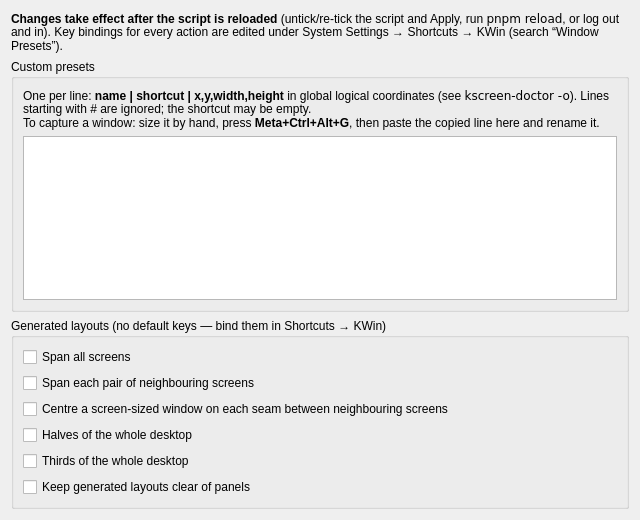
<?xml version="1.0" encoding="UTF-8"?>
<ui version="4.0">
 <class>WindowPresetsConfig</class>
 <widget class="QWidget" name="WindowPresetsConfig">
  <property name="geometry">
   <rect><x>0</x><y>0</y><width>640</width><height>520</height></rect>
  </property>
  <layout class="QVBoxLayout" name="verticalLayout">
   <item>
    <widget class="QLabel" name="helpLabel">
     <property name="text">
      <string>&lt;b&gt;Changes take effect after the script is reloaded&lt;/b&gt; (untick/re-tick the script and Apply, run &lt;tt&gt;pnpm reload&lt;/tt&gt;, or log out and in). Key bindings for every action are edited under System Settings → Shortcuts → KWin (search “Window Presets”).</string>
     </property>
     <property name="wordWrap"><bool>true</bool></property>
     <property name="textFormat"><enum>Qt::RichText</enum></property>
    </widget>
   </item>
   <item>
    <widget class="QGroupBox" name="manualGroup">
     <property name="title"><string>Custom presets</string></property>
     <layout class="QVBoxLayout" name="manualLayout">
      <item>
       <widget class="QLabel" name="manualHelp">
        <property name="text">
         <string>One per line: &lt;b&gt;name | shortcut | x,y,width,height&lt;/b&gt; in global logical coordinates (see &lt;tt&gt;kscreen-doctor -o&lt;/tt&gt;). Lines starting with # are ignored; the shortcut may be empty.&lt;br/&gt;To capture a window: size it by hand, press &lt;b&gt;Meta+Ctrl+Alt+G&lt;/b&gt;, then paste the copied line here and rename it.</string>
        </property>
        <property name="wordWrap"><bool>true</bool></property>
        <property name="textFormat"><enum>Qt::RichText</enum></property>
       </widget>
      </item>
      <item>
       <widget class="QPlainTextEdit" name="kcfg_Presets">
        <property name="font"><font><family>monospace</family></font></property>
        <property name="lineWrapMode"><enum>QPlainTextEdit::NoWrap</enum></property>
       </widget>
      </item>
     </layout>
    </widget>
   </item>
   <item>
    <widget class="QGroupBox" name="autoGroup">
     <property name="title"><string>Generated layouts (no default keys — bind them in Shortcuts → KWin)</string></property>
     <layout class="QVBoxLayout" name="autoLayout">
      <item><widget class="QCheckBox" name="kcfg_AutoSpanAll"><property name="text"><string>Span all screens</string></property></widget></item>
      <item><widget class="QCheckBox" name="kcfg_AutoSpanPairs"><property name="text"><string>Span each pair of neighbouring screens</string></property></widget></item>
      <item><widget class="QCheckBox" name="kcfg_AutoSeams"><property name="text"><string>Centre a screen-sized window on each seam between neighbouring screens</string></property></widget></item>
      <item><widget class="QCheckBox" name="kcfg_AutoHalves"><property name="text"><string>Halves of the whole desktop</string></property></widget></item>
      <item><widget class="QCheckBox" name="kcfg_AutoThirds"><property name="text"><string>Thirds of the whole desktop</string></property></widget></item>
      <item><widget class="QCheckBox" name="kcfg_AutoUseWorkArea"><property name="text"><string>Keep generated layouts clear of panels</string></property></widget></item>
     </layout>
    </widget>
   </item>
  </layout>
 </widget>
 <resources/>
 <connections/>
</ui>
